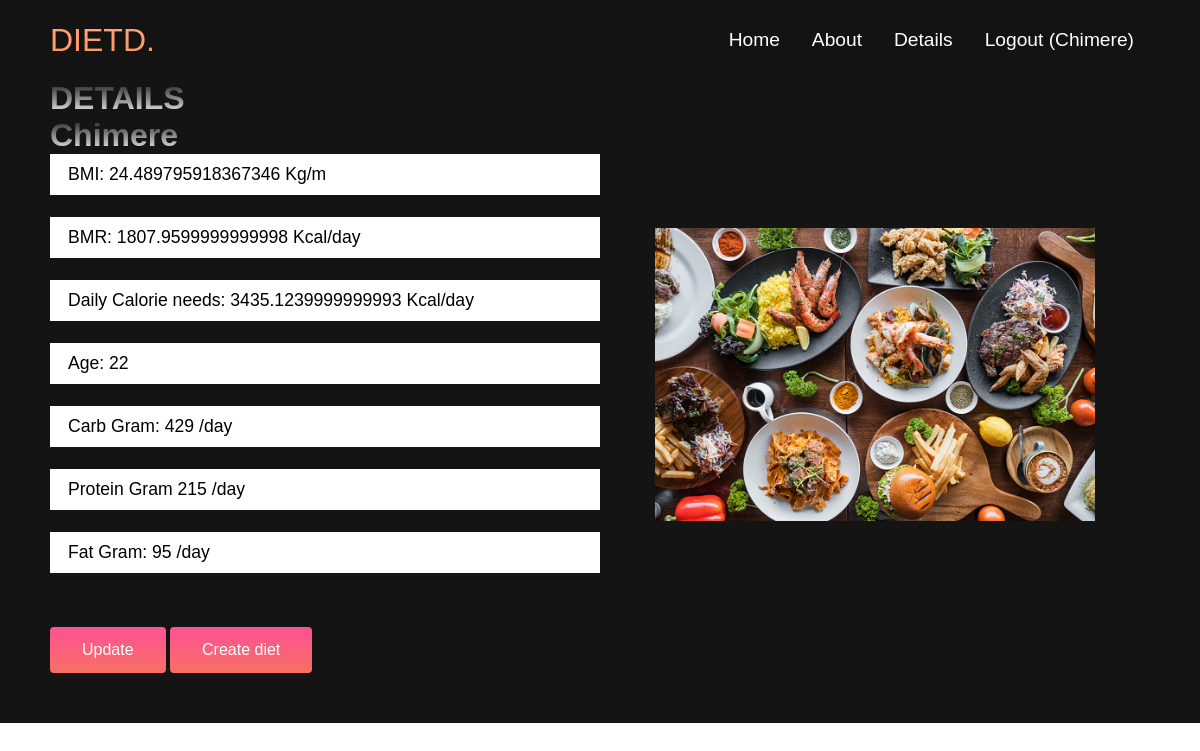
Before: /details/ (signed in) with the older database file.
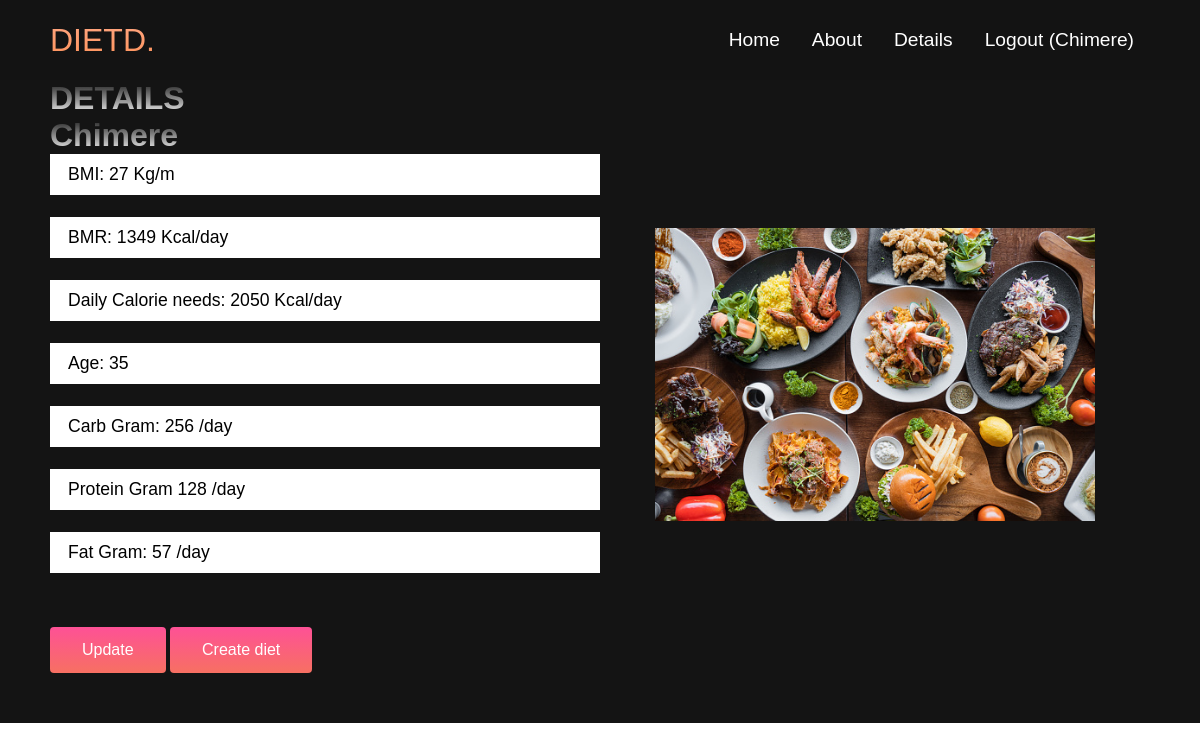
After: the same page with the newer database file.
### diet/models.py (models this page shows, shortened)
class DetailsN(models.Model):
    user = models.ForeignKey(User, on_delete=models.CASCADE, null=True)
    diabetes_type = models.CharField(max_length=100)
    weight = models.FloatField()
    height = models.FloatField()
    gender = models.CharField(max_length=50)
    pregnant = models.CharField(max_length=10,  null=True)
    activity_level = models.CharField(max_length=500)
    age = models.IntegerField()
    bmr = models.CharField(max_length=50, null=True)
    bmi = models.CharField(max_length=100, null=True)
    daily_calories = models.CharField(max_length=100, null=True)

class DCalorie(models.Model):
    user = models.ForeignKey(User, on_delete=models.CASCADE)
    carb_grams = models.CharField(max_length=100)
    protein_grams = models.CharField(max_length=100)
    fat_grams = models.CharField(max_length=100)

### diet/views.py (the view, shortened to what this page needs)
# urls.py: path('details/', views.details, name='details'),
@ login_required
def details(request):
    try:
        details_b = DetailsN.objects.get(user=request.user)
        details_c = DCalorie.objects.get(user=request.user)
        saved = True
    except DetailsN.DoesNotExist:
        saved = False
        details_b = None
    if details_b is not None:
        return render(request, 'diet/bmr.html', {'details_b': details_b, 'details_c': details_c})

### diet/templates/diet/bmr.html (shortened to what this page needs)
{% load static %}
<!DOCTYPE html>
<html lang="en">
<head>
    <link rel="stylesheet" href="{% static 'css/style.css' %}"/>
</head>
<body>
<nav class="navbar">
    <div class="navbar__container">
        <a href="/" id="navbar__logo">DIETD.</a>
        <ul class="navbar__menu">
            <li class="navbar__item">
                <a href="{% url 'diet:home' %}" class="navbar__links">Home</a>
            </li>
            <li class="navbar__item">
                <a href="{% url 'diet:about' %}" class="navbar__links">About</a>
            </li>
            {% if user.is_authenticated %}
                <li class="navbar__item">
                    <a class="navbar__links" href="{% url 'diet:details' %}">
                    Details
                    </a>
                </li>
                <li class="navbar__item">
                    <a class="navbar__links" href="{% url 'diet:logoutaccount' %}">
                    Logout ({{ user.username }})
                    </a>
                </li>
            {% endif %}
        </ul>
    </div>
</nav>
<div class="main">
    <div class="main__container">
        <div class="main__content">
            <h2>DETAILS </h2>
            <form class="main__form">
                <h2>{{ user.username }}</h2>
                <input type="text" id="bmi" name="bmi" value="BMI: {{ details_b.bmi }} Kg/m" class="main__field">
                <input type="text" id="bmr" name="bmr" value="BMR: {{ details_b.bmr }} Kcal/day" class="main__field">
                <input type="text" id="daily-calories" name="daily_calories"
                       value="Daily Calorie needs: {{ details_b.daily_calories }} Kcal/day" class="main__field">
                <input type="text" id="age" name="age" value="Age: {{ details_b.age }}" class="main__field">
                <input type="text" id="carb_grams" name="carb_grams"
                       value="Carb Gram: {{ details_c.carb_grams }} /day" class="main__field">
                <input type="text" id="protein_grams" name="protein_grams"
                       value="Protein Gram {{ details_c.protein_grams }} /day" class="main__field">
                <input type="text" id="fat_grams" name="fat_grams"
                       value="Fat Gram: {{ details_c.fat_grams }} /day" class="main__field">
                <button class="main__btn"><a href="{% url 'diet:update' %}">Update</a></button>
                <button class="main__btn"><a href="{% url 'diet:details' %}">Create diet</a></button>
            </form>
        </div>
        <div class="main__img--container">
            <img src="{% static 'images/b.jpg' %}" alt="img" id="main__img">
        </div>
    </div>
</div>
</body>
</html>

### diet/static/css/style.css (style rules this page uses)
* { box-sizing: border-box; margin: 0; padding: 0; font-family: 'Kumbh Sans', sans-serif; }
.navbar { background: #131313; height: 80px; display: flex; justify-content: center; align-items: center; font-size: 1.2rem; position: sticky; top: 0; z-index: 999; }
.navbar__container { display: flex; justify-content: space-between; height: 80px; z-index: 1; width: 100%; max-width: 1300px; margin: 0 auto; padding: 0 50px; }
#navbar__logo { background-color: #ff8177; background-image: linear-gradient(to top, #ff8844 0%, #ffb199 100%); background-size: 100%; -webkit-background-clip: text; -moz-background-clip: text; -webkit-text-fill-color: transparent; -moz-text-fill-color: transparent; display: flex; align-items: center; cursor: pointer; text-decoration: none; font-size: 2rem; }
.navbar__menu { display: flex; align-items: center; list-style: none; text-align: center; }
.navbar__item { height: 80px; }
.navbar__links { color: #fff; display: flex; align-items: center; justify-content: center; text-decoration: none; padding: 0 1rem; height: 100%; }
.main { background-color: #141414; }
.main__container { display: grid; grid-template-columns: 1fr 1fr; align-items: center; justify-self: center; margin: 0 auto; background-color: #141414; z-index: 1; width: 100%; max-width: 1300px; padding: 0 50px; padding-bottom: 50px; }
.main__content h2 { font-size: 2rem; background-color: #ff8177; background-image: linear-gradient(to top, #fff 0%, #141414 100%); background-size: 100%; -webkit-background-clip: text; -moz-background-clip: text; -webkit-text-fill-color: transparent; -moz-text-fill-color: transparent; }
.main__field { width: 100%; padding: 0.5rem 1rem; outline: none; border: 2px solid rgba(0, 0, 0, 0); background-color: solid rgba(230, 230, 230, 0.6); font-size: 1.1rem; margin-bottom: 22px; transition: 0.3s; }
.main__btn { font-size: 1rem; background-image: linear-gradient(to top, #f77062 0%, #fe5196 100%); padding: 14px 32px; border: none; border-radius: 4px; color: #fff; margin-top: 2rem; cursor: pointer; position: relative; transition: all 0.35s; outline: none; }
.main__btn a { position: relative; z-index: 5; color: #fff; text-decoration: none; }
.main__btn:after { position: absolute; content: ''; top: 0; left: 0; width: 0; height: 100%; background: #4837ff; color: #fff; transition: all 0.35s; border-radius: 4px; }
.main__img--container { text-align: center; }
#main__img { height: 80%; width: 80%; }

Changed rows visible on the page:
removed DetailsN: bmi "BMI: 24.489795918367346 Kg/m", bmr "BMR: 1807.9599999999998 Kcal/day", daily_calories "Daily Calorie needs: 3435.1239999999993 Kcal/day", age "Age: 22"
removed DCalorie: carb_grams "Carb Gram: 429 /day", protein_grams "Protein Gram 215 /day", fat_grams "Fat Gram: 95 /day"
added DetailsN: bmi "BMI: 27 Kg/m", bmr "BMR: 1349 Kcal/day", daily_calories "Daily Calorie needs: 2050 Kcal/day", age "Age: 35"
added DCalorie: carb_grams "Carb Gram: 256 /day", protein_grams "Protein Gram 128 /day", fat_grams "Fat Gram: 57 /day"
